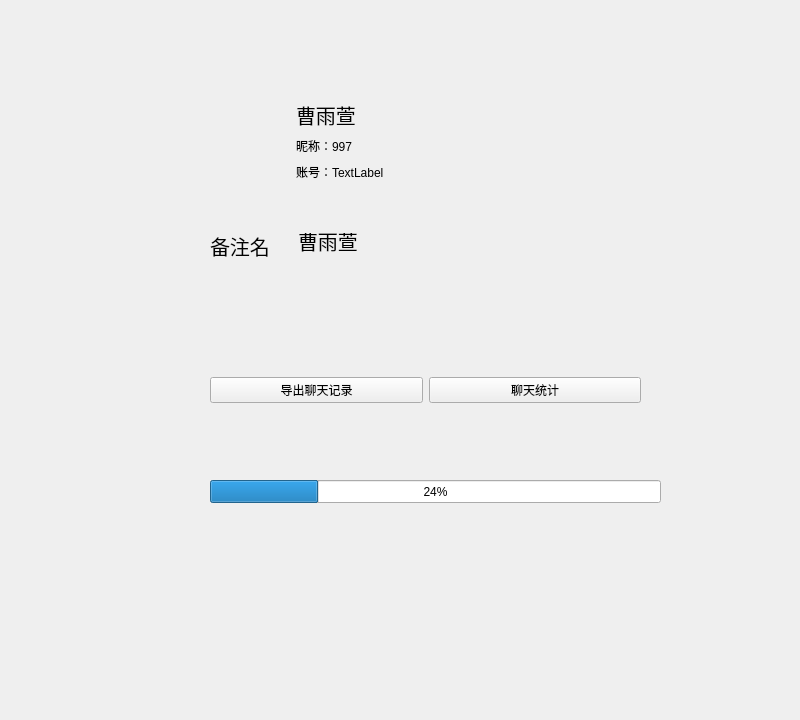
<?xml version="1.0" encoding="UTF-8"?>
<ui version="4.0">
 <class>Frame</class>
 <widget class="QFrame" name="Frame">
  <property name="geometry">
   <rect>
    <x>0</x>
    <y>0</y>
    <width>800</width>
    <height>720</height>
   </rect>
  </property>
  <property name="cursor">
   <cursorShape>IBeamCursor</cursorShape>
  </property>
  <property name="mouseTracking">
   <bool>true</bool>
  </property>
  <property name="tabletTracking">
   <bool>true</bool>
  </property>
  <property name="windowTitle">
   <string>Frame</string>
  </property>
  <widget class="QWidget" name="layoutWidget">
   <property name="geometry">
    <rect>
     <x>210</x>
     <y>100</y>
     <width>429</width>
     <height>82</height>
    </rect>
   </property>
   <layout class="QGridLayout" name="gridLayout">
    <item row="0" column="0" rowspan="3">
     <widget class="QLabel" name="l_avatar">
      <property name="minimumSize">
       <size>
        <width>80</width>
        <height>80</height>
       </size>
      </property>
      <property name="maximumSize">
       <size>
        <width>80</width>
        <height>80</height>
       </size>
      </property>
      <property name="text">
       <string/>
      </property>
      <property name="pixmap">
       <pixmap>../../../a_img/be0fa6c0c4707fb5f7b37b660de826d3.jpg</pixmap>
      </property>
      <property name="scaledContents">
       <bool>true</bool>
      </property>
     </widget>
    </item>
    <item row="0" column="1">
     <widget class="QLabel" name="l_remark">
      <property name="font">
       <font>
        <pointsize>15</pointsize>
       </font>
      </property>
      <property name="text">
       <string>曹雨萱</string>
      </property>
     </widget>
    </item>
    <item row="1" column="1">
     <widget class="QLabel" name="l_nickname">
      <property name="text">
       <string>昵称：997</string>
      </property>
     </widget>
    </item>
    <item row="2" column="1">
     <widget class="QLabel" name="l_username">
      <property name="text">
       <string>账号：TextLabel</string>
      </property>
     </widget>
    </item>
   </layout>
  </widget>
  <widget class="QWidget" name="horizontalLayoutWidget">
   <property name="geometry">
    <rect>
     <x>210</x>
     <y>210</y>
     <width>429</width>
     <height>71</height>
    </rect>
   </property>
   <layout class="QHBoxLayout" name="horizontalLayout">
    <item>
     <widget class="QLabel" name="label">
      <property name="minimumSize">
       <size>
        <width>80</width>
        <height>0</height>
       </size>
      </property>
      <property name="maximumSize">
       <size>
        <width>80</width>
        <height>16777215</height>
       </size>
      </property>
      <property name="font">
       <font>
        <pointsize>15</pointsize>
       </font>
      </property>
      <property name="text">
       <string>备注名</string>
      </property>
     </widget>
    </item>
    <item>
     <widget class="QLineEdit" name="lineEdit">
      <property name="minimumSize">
       <size>
        <width>0</width>
        <height>25</height>
       </size>
      </property>
      <property name="maximumSize">
       <size>
        <width>16777215</width>
        <height>25</height>
       </size>
      </property>
      <property name="font">
       <font>
        <pointsize>15</pointsize>
       </font>
      </property>
      <property name="cursor">
       <cursorShape>ArrowCursor</cursorShape>
      </property>
      <property name="autoFillBackground">
       <bool>false</bool>
      </property>
      <property name="styleSheet">
       <string notr="true">background:transparent;border-width:0;border-style:outset</string>
      </property>
      <property name="text">
       <string>曹雨萱</string>
      </property>
     </widget>
    </item>
   </layout>
  </widget>
  <widget class="QWidget" name="horizontalLayoutWidget_2">
   <property name="geometry">
    <rect>
     <x>210</x>
     <y>350</y>
     <width>431</width>
     <height>80</height>
    </rect>
   </property>
   <layout class="QHBoxLayout" name="horizontalLayout_2">
    <item>
     <widget class="QPushButton" name="btn_outbut">
      <property name="text">
       <string>导出聊天记录</string>
      </property>
     </widget>
    </item>
    <item>
     <widget class="QPushButton" name="btn_analysis">
      <property name="text">
       <string>聊天统计</string>
      </property>
     </widget>
    </item>
   </layout>
  </widget>
  <widget class="QProgressBar" name="progressBar">
   <property name="geometry">
    <rect>
     <x>210</x>
     <y>480</y>
     <width>451</width>
     <height>23</height>
    </rect>
   </property>
   <property name="value">
    <number>24</number>
   </property>
  </widget>
 </widget>
 <resources/>
 <connections/>
</ui>
